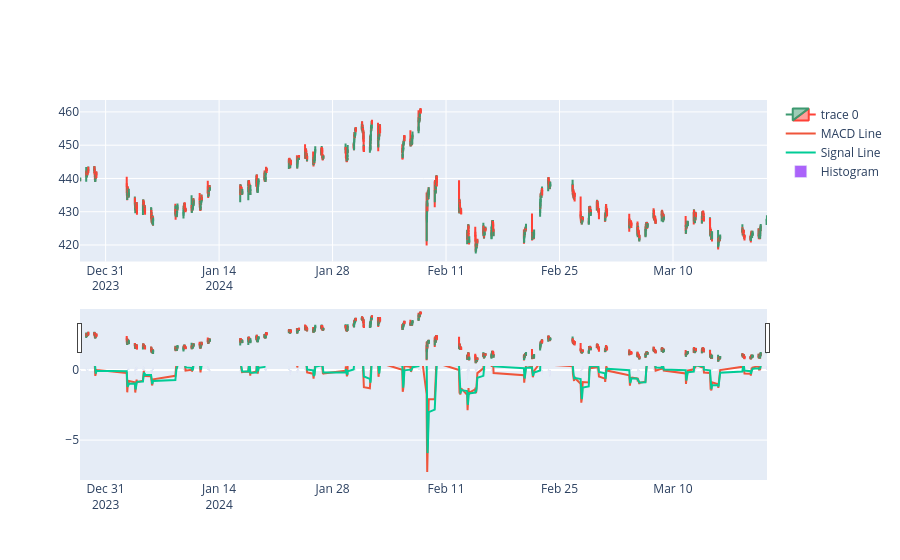

Write notebook code for a chart like this one.
### Code cell
fig = make_subplots(rows=2, cols=1)
fig.add_trace(go.Candlestick(x=df.index,
                             open=df['Open'],
                             high=df['High'],
                             low=df['Low'],
                             close=df['Close']), row=1, col=1)
fig.add_trace(go.Scatter(x=df.index, y=df['MACD_12_26_9'], mode='lines', name='MACD Line'), row=2, col=1)
fig.add_trace(go.Scatter(x=df.index, y=df['MACDs_12_26_9'], mode='lines', name='Signal Line'), row=2, col=1)
fig.add_trace(go.Bar(x=df.index, y=df['MACDh_12_26_9'], name='Histogram'), row=2, col=1)

fig.show()

### Figure 1 — Plotly figure (JSON) as saved in the notebook; plotly's stock layout.template omitted (floating-point values rounded to 4 significant figures; data arrays with more than 128 entries replaced by an {"elided": "..."} marker saying what was removed)
{"data": [{"close": {"elided": "1489 float values"}, "high": {"elided": "1489 float values"}, "low": {"elided": "1489 float values"}, "open": {"elided": "1489 float values"}, "type": "candlestick", "x": {"elided": "1489 str values"}, "xaxis": "x", "yaxis": "y"}, {"mode": "lines", "name": "MACD Line", "type": "scatter", "x": {"elided": "1489 str values"}, "xaxis": "x2", "y": {"elided": "1489 float values"}, "yaxis": "y2"}, {"mode": "lines", "name": "Signal Line", "type": "scatter", "x": {"elided": "1489 str values"}, "xaxis": "x2", "y": {"elided": "1489 float values"}, "yaxis": "y2"}, {"name": "Histogram", "type": "bar", "x": {"elided": "1489 str values"}, "xaxis": "x2", "y": {"elided": "1489 float values"}, "yaxis": "y2"}], "layout": {"xaxis": {"anchor": "y", "domain": [0, 1]}, "xaxis2": {"anchor": "y2", "domain": [0, 1]}, "yaxis": {"anchor": "x", "domain": [0.575, 1]}, "yaxis2": {"anchor": "x2", "domain": [0, 0.425]}}}
